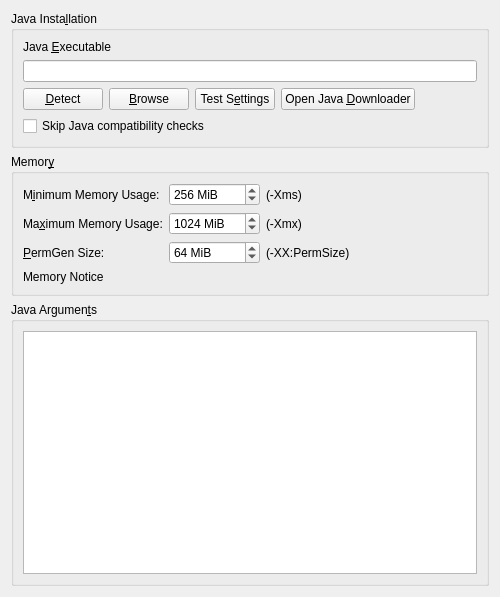
<?xml version="1.0" encoding="UTF-8"?>
<ui version="4.0">
 <class>JavaProfileSettingsWidget</class>
 <widget class="QWidget" name="JavaProfileSettingsWidget">
  <property name="geometry">
   <rect>
    <x>0</x>
    <y>0</y>
    <width>500</width>
    <height>597</height>
   </rect>
  </property>
  <property name="windowTitle">
   <string>Form</string>
  </property>
  <layout class="QVBoxLayout" name="verticalLayout" stretch="0,0,1">
   <item>
    <widget class="QGroupBox" name="javaInstallationGroupBox">
     <property name="enabled">
      <bool>true</bool>
     </property>
     <property name="title">
      <string>Java Insta&amp;llation</string>
     </property>
     <property name="checkable">
      <bool>false</bool>
     </property>
     <property name="checked">
      <bool>false</bool>
     </property>
     <layout class="QGridLayout" name="gridLayout_2">
      <item row="1" column="0">
       <widget class="QLineEdit" name="javaPathTextBox"/>
      </item>
      <item row="0" column="0">
       <widget class="QLabel" name="label_4">
        <property name="text">
         <string>Java &amp;Executable</string>
        </property>
        <property name="buddy">
         <cstring>javaPathTextBox</cstring>
        </property>
       </widget>
      </item>
      <item row="2" column="0">
       <layout class="QHBoxLayout" name="horizontalLayout">
        <item>
         <widget class="QPushButton" name="javaDetectBtn">
          <property name="text">
           <string>&amp;Detect</string>
          </property>
         </widget>
        </item>
        <item>
         <widget class="QPushButton" name="javaBrowseBtn">
          <property name="text">
           <string>&amp;Browse</string>
          </property>
         </widget>
        </item>
        <item>
         <widget class="QPushButton" name="javaTestBtn">
          <property name="text">
           <string>Test S&amp;ettings</string>
          </property>
         </widget>
        </item>
        <item>
         <widget class="QPushButton" name="javaDownloadBtn">
          <property name="text">
           <string>Open Java &amp;Downloader</string>
          </property>
         </widget>
        </item>
        <item>
         <spacer name="horizontalSpacer">
          <property name="orientation">
           <enum>Qt::Horizontal</enum>
          </property>
          <property name="sizeHint" stdset="0">
           <size>
            <width>40</width>
            <height>20</height>
           </size>
          </property>
         </spacer>
        </item>
       </layout>
      </item>
      <item row="4" column="0">
       <widget class="QCheckBox" name="skipCompatibilityCheckBox">
        <property name="toolTip">
         <string>If enabled, the launcher will not check if an instance is compatible with the selected Java version.</string>
        </property>
        <property name="text">
         <string>Skip Java compatibility checks</string>
        </property>
       </widget>
      </item>
     </layout>
    </widget>
   </item>
   <item>
    <widget class="QGroupBox" name="memoryGroupBox">
     <property name="enabled">
      <bool>true</bool>
     </property>
     <property name="title">
      <string>Memor&amp;y</string>
     </property>
     <property name="checkable">
      <bool>false</bool>
     </property>
     <property name="checked">
      <bool>false</bool>
     </property>
     <layout class="QGridLayout" name="gridLayout">
      <item row="2" column="2">
       <widget class="QLabel" name="label_3">
        <property name="text">
         <string>(-XX:PermSize)</string>
        </property>
       </widget>
      </item>
      <item row="2" column="1">
       <widget class="QSpinBox" name="permGenSpinBox">
        <property name="sizePolicy">
         <sizepolicy hsizetype="Maximum" vsizetype="Fixed">
          <horstretch>0</horstretch>
          <verstretch>0</verstretch>
         </sizepolicy>
        </property>
        <property name="toolTip">
         <string>The amount of memory available to store loaded Java classes.</string>
        </property>
        <property name="suffix">
         <string notr="true"> MiB</string>
        </property>
        <property name="minimum">
         <number>4</number>
        </property>
        <property name="maximum">
         <number>1048576</number>
        </property>
        <property name="singleStep">
         <number>8</number>
        </property>
        <property name="value">
         <number>64</number>
        </property>
       </widget>
      </item>
      <item row="1" column="1">
       <widget class="QSpinBox" name="maxMemSpinBox">
        <property name="sizePolicy">
         <sizepolicy hsizetype="Maximum" vsizetype="Fixed">
          <horstretch>0</horstretch>
          <verstretch>0</verstretch>
         </sizepolicy>
        </property>
        <property name="toolTip">
         <string>The maximum amount of memory Minecraft is allowed to use.</string>
        </property>
        <property name="suffix">
         <string notr="true"> MiB</string>
        </property>
        <property name="minimum">
         <number>8</number>
        </property>
        <property name="maximum">
         <number>1048576</number>
        </property>
        <property name="singleStep">
         <number>128</number>
        </property>
        <property name="value">
         <number>1024</number>
        </property>
       </widget>
      </item>
      <item row="1" column="2">
       <widget class="QLabel" name="label_2">
        <property name="text">
         <string>(-Xmx)</string>
        </property>
       </widget>
      </item>
      <item row="0" column="1">
       <widget class="QSpinBox" name="minMemSpinBox">
        <property name="sizePolicy">
         <sizepolicy hsizetype="Maximum" vsizetype="Fixed">
          <horstretch>0</horstretch>
          <verstretch>0</verstretch>
         </sizepolicy>
        </property>
        <property name="toolTip">
         <string>The amount of memory Minecraft is started with.</string>
        </property>
        <property name="suffix">
         <string notr="true"> MiB</string>
        </property>
        <property name="minimum">
         <number>8</number>
        </property>
        <property name="maximum">
         <number>1048576</number>
        </property>
        <property name="singleStep">
         <number>128</number>
        </property>
        <property name="value">
         <number>256</number>
        </property>
       </widget>
      </item>
      <item row="2" column="0">
       <widget class="QLabel" name="label_11">
        <property name="text">
         <string>&amp;PermGen Size:</string>
        </property>
        <property name="buddy">
         <cstring>permGenSpinBox</cstring>
        </property>
       </widget>
      </item>
      <item row="0" column="2">
       <widget class="QLabel" name="label">
        <property name="text">
         <string>(-Xms)</string>
        </property>
       </widget>
      </item>
      <item row="1" column="0">
       <widget class="QLabel" name="labelMaxMem">
        <property name="text">
         <string>Ma&amp;ximum Memory Usage:</string>
        </property>
        <property name="buddy">
         <cstring>maxMemSpinBox</cstring>
        </property>
       </widget>
      </item>
      <item row="0" column="0">
       <widget class="QLabel" name="labelMinMem">
        <property name="text">
         <string>M&amp;inimum Memory Usage:</string>
        </property>
        <property name="buddy">
         <cstring>minMemSpinBox</cstring>
        </property>
       </widget>
      </item>
      <item row="0" column="3">
       <spacer name="horizontalSpacer_2">
        <property name="orientation">
         <enum>Qt::Horizontal</enum>
        </property>
        <property name="sizeHint" stdset="0">
         <size>
          <width>0</width>
          <height>0</height>
         </size>
        </property>
       </spacer>
      </item>
      <item row="3" column="0" colspan="4">
       <widget class="QLabel" name="labelMaxMemNotice">
        <property name="text">
         <string>Memory Notice</string>
        </property>
       </widget>
      </item>
     </layout>
    </widget>
   </item>
   <item>
    <widget class="QGroupBox" name="javaArgumentsGroupBox">
     <property name="enabled">
      <bool>true</bool>
     </property>
     <property name="title">
      <string>Java Argumen&amp;ts</string>
     </property>
     <property name="checkable">
      <bool>false</bool>
     </property>
     <property name="checked">
      <bool>false</bool>
     </property>
     <layout class="QGridLayout" name="gridLayout_6">
      <item row="1" column="1">
       <widget class="QPlainTextEdit" name="jvmArgsTextBox"/>
      </item>
     </layout>
    </widget>
   </item>
  </layout>
 </widget>
 <tabstops>
  <tabstop>javaPathTextBox</tabstop>
  <tabstop>javaDetectBtn</tabstop>
  <tabstop>javaBrowseBtn</tabstop>
  <tabstop>minMemSpinBox</tabstop>
  <tabstop>maxMemSpinBox</tabstop>
  <tabstop>permGenSpinBox</tabstop>
  <tabstop>jvmArgsTextBox</tabstop>
 </tabstops>
 <resources/>
 <connections/>
</ui>
